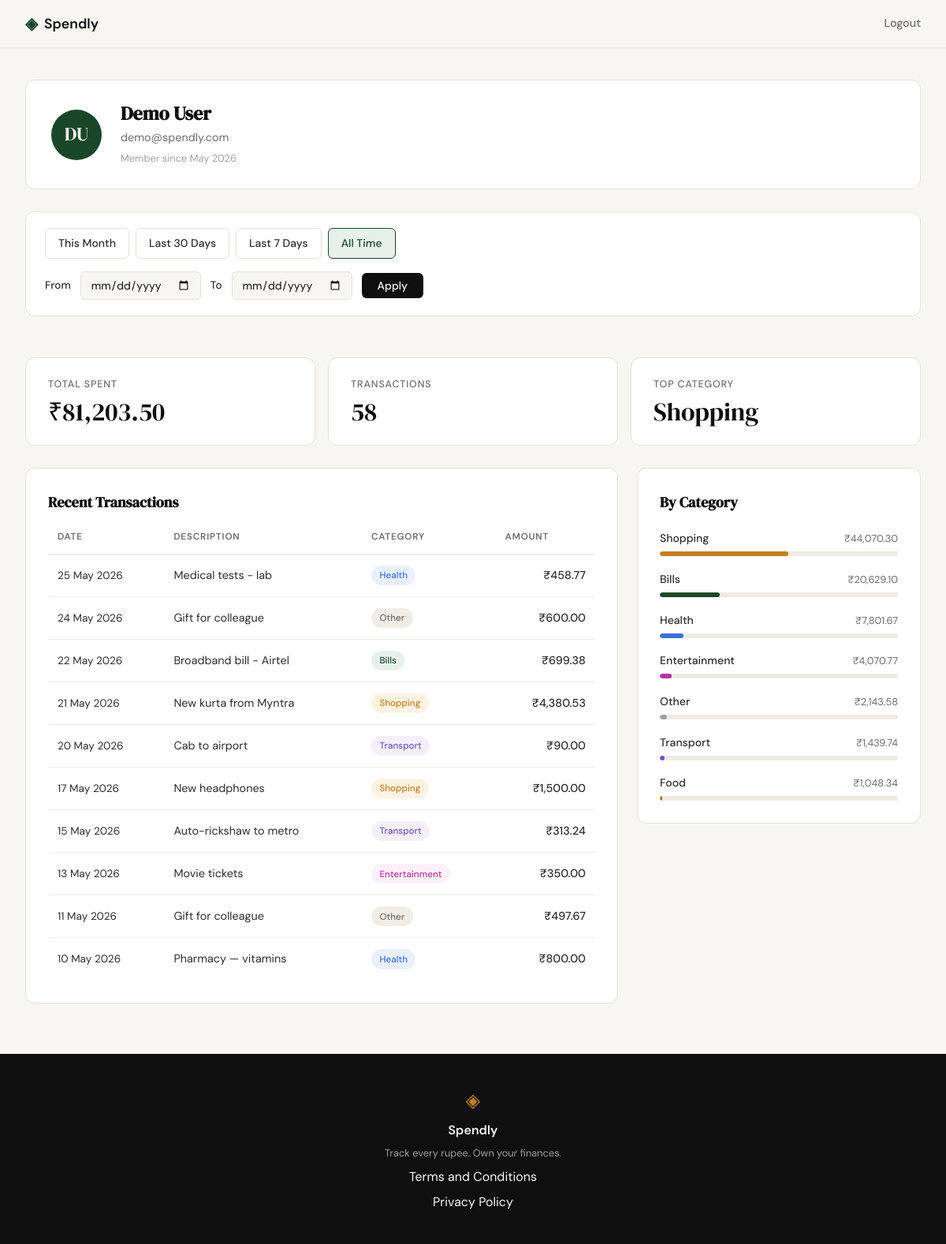
Screenshot of /profile (signed in) with the database file from the repository.
### tables this page shows
CREATE TABLE users (
            id            INTEGER PRIMARY KEY AUTOINCREMENT,
            name          TEXT    NOT NULL,
            email         TEXT    UNIQUE NOT NULL,
            password_hash TEXT    NOT NULL,
            created_at    TEXT    DEFAULT (datetime('now'))
        );

CREATE TABLE expenses (
            id          INTEGER PRIMARY KEY AUTOINCREMENT,
            user_id     INTEGER NOT NULL,
            amount      REAL    NOT NULL,
            category    TEXT    NOT NULL,
            date        TEXT    NOT NULL,
            description TEXT,
            created_at  TEXT    DEFAULT (datetime('now')),
            FOREIGN KEY (user_id) REFERENCES users (id)
        );

### app.py (the view)
@app.route("/profile")
def profile():
    if not session.get("user_id"):
        return redirect(url_for("login"))
    user = get_user_by_id(session["user_id"])
    if user is None:
        return redirect(url_for("login"))
    today    = date.today()
    preset   = request.args.get("preset", "all")
    from_raw = request.args.get("from", "")
    to_raw   = request.args.get("to", "")
    date_from     = None
    date_to       = None
    active_preset = preset
    try:
        if from_raw and to_raw:
            date_from     = str(date.fromisoformat(from_raw))
            date_to       = str(date.fromisoformat(to_raw))
            active_preset = "custom"
        elif preset == "this_month":
            date_from = today.replace(day=1).isoformat()
            date_to   = today.isoformat()
        elif preset == "last_30":
            date_from = (today - timedelta(days=30)).isoformat()
            date_to   = today.isoformat()
        elif preset == "last_7":
            date_from = (today - timedelta(days=7)).isoformat()
            date_to   = today.isoformat()
    except ValueError:
        active_preset = "all"
    stats        = get_summary_stats(session["user_id"], date_from, date_to)
    transactions = get_recent_transactions(session["user_id"], date_from=date_from, date_to=date_to)
    categories   = get_category_breakdown(session["user_id"], date_from, date_to)
    return render_template(
        "profile.html",
        user=user, stats=stats,
        transactions=transactions, categories=categories,
        active_preset=active_preset,
        date_from=date_from or "",
        date_to=date_to or "",
    )

### database/db.py (called while the page is built)
def get_db():
    conn = sqlite3.connect(DB_PATH)
    conn.row_factory = sqlite3.Row
    conn.execute("PRAGMA foreign_keys = ON")
    return conn

### database/queries.py (called while the page is built)
def get_user_by_id(user_id):
    conn = get_db()
    row = conn.execute(
        "SELECT name, email, created_at FROM users WHERE id = ?", (user_id,)
    ).fetchone()
    conn.close()
    if row is None:
        return None
    words = row["name"].split()
    initials = "".join(w[0].upper() for w in words)[:2]
    member_since = datetime.strptime(row["created_at"][:19], "%Y-%m-%d %H:%M:%S").strftime("%B %Y")
    return {
        "name":         row["name"],
        "email":        row["email"],
        "initials":     initials,
        "member_since": member_since,
    }

def get_summary_stats(user_id, date_from=None, date_to=None):
    conn = get_db()
    where = "user_id = ?"
    params = [user_id]
    if date_from and date_to:
        where += " AND date BETWEEN ? AND ?"
        params += [date_from, date_to]
    agg = conn.execute(
        f"SELECT SUM(amount), COUNT(*) FROM expenses WHERE {where}", params
    ).fetchone()
    top = conn.execute(
        f"SELECT category FROM expenses WHERE {where} "
        "GROUP BY category ORDER BY SUM(amount) DESC LIMIT 1",
        params,
    ).fetchone()
    conn.close()
    total = agg[0] or 0.0
    return {
        "total_spent":       f"₹{total:,.2f}",
        "transaction_count": agg[1] or 0,
        "top_category":      top["category"] if top else "—",
    }

def get_recent_transactions(user_id, limit=10, date_from=None, date_to=None):
    conn = get_db()
    where = "user_id = ?"
    params = [user_id]
    if date_from and date_to:
        where += " AND date BETWEEN ? AND ?"
        params += [date_from, date_to]
    params.append(limit)
    rows = conn.execute(
        f"SELECT date, description, category, amount "
        f"FROM expenses WHERE {where} ORDER BY date DESC LIMIT ?",
        params,
    ).fetchall()
    conn.close()
    return [
        {
            "date":        datetime.strptime(r["date"], "%Y-%m-%d").strftime("%d %b %Y"),
            "description": r["description"],
            "category":    r["category"],
            "amount":      f"₹{r['amount']:,.2f}",
        }
        for r in rows
    ]

### templates/profile.html (shortened to what this page needs)
{% extends "base.html" %}
{% block head %}
<link rel="stylesheet" href="{{ url_for('static', filename='css/profile.css') }}">
<link rel="stylesheet" href="{{ url_for('static', filename='css/filter-bar.css') }}">
{% endblock %}
{% block content %}
<div class="profile-page">
    <div class="profile-card">
        <div class="profile-avatar">{{ user.initials }}</div>
        <div class="profile-info">
            <h1 class="profile-name">{{ user.name }}</h1>
            <p class="profile-email">{{ user.email }}</p>
            <p class="profile-since">Member since {{ user.member_since }}</p>
        </div>
    </div>
    <div class="filter-bar">
        <div class="filter-presets">
            <a href="{{ url_for('profile', preset='this_month') }}"
               class="filter-preset-btn{% if active_preset == 'this_month' %} active{% endif %}">This Month</a>
            <a href="{{ url_for('profile', preset='last_30') }}"
               class="filter-preset-btn{% if active_preset == 'last_30' %} active{% endif %}">Last 30 Days</a>
            <a href="{{ url_for('profile', preset='last_7') }}"
               class="filter-preset-btn{% if active_preset == 'last_7' %} active{% endif %}">Last 7 Days</a>
            <a href="{{ url_for('profile') }}"
               class="filter-preset-btn{% if active_preset == 'all' %} active{% endif %}">All Time</a>
        </div>
        <form class="filter-custom" method="GET" action="{{ url_for('profile') }}">
            <label class="filter-label" for="from">From</label>
            <input class="form-input filter-date" type="date" id="from" name="from" value="{{ date_from }}">
            <label class="filter-label" for="to">To</label>
            <input class="form-input filter-date" type="date" id="to" name="to" value="{{ date_to }}">
            <button class="btn-primary filter-apply" type="submit">Apply</button>
        </form>
    </div>
    <div class="stats-grid">
        <div class="stat-card">
            <span class="stat-label">Total Spent</span>
            <span class="stat-value">{{ stats.total_spent }}</span>
        </div>
        <div class="stat-card">
            <span class="stat-label">Transactions</span>
            <span class="stat-value">{{ stats.transaction_count }}</span>
        </div>
        <div class="stat-card">
            <span class="stat-label">Top Category</span>
            <span class="stat-value">{{ stats.top_category }}</span>
        </div>
    </div>
    <div class="profile-bottom">
        <div class="profile-section">
            <h2 class="section-title">Recent Transactions</h2>
            <table class="txn-table">
                <thead>
                    <tr>
                        <th>Date</th>
                        <th>Description</th>
                        <th>Category</th>
                        <th class="col-amount">Amount</th>
                    </tr>
                </thead>
                <tbody>
                    {% for txn in transactions %}
                    <tr>
                        <td class="txn-date">{{ txn.date }}</td>
                        <td>{{ txn.description }}</td>
                        <td><span class="badge badge--{{ txn.category | lower }}">{{ txn.category }}</span></td>
                        <td class="col-amount">{{ txn.amount }}</td>
                    </tr>
                    {% endfor %}
                </tbody>
            </table>
        </div>
        <div class="profile-section">
            <h2 class="section-title">By Category</h2>
            <div class="category-list">
                {% for cat in categories %}
                <div class="category-row">
                    <div class="category-meta">
                        <span class="category-name">{{ cat.name }}</span>
                        <span class="category-amount">{{ cat.amount }}</span>
                    </div>
                    <div class="category-track">
                        <div class="category-bar category-bar--{{ cat.name | lower }}"
                             style="--bar-w: {{ cat.percent }}%"></div>
                    </div>
                </div>
                {% endfor %}
            </div>
        </div>
    </div>
</div>
{% endblock %}

### templates/base.html (shortened to what this page needs)
<!DOCTYPE html>
<html lang="en">
<head>
    <link rel="stylesheet" href="{{ url_for('static', filename='css/style.css') }}">
    {% block head %}{% endblock %}
</head>
<body>
    <nav class="navbar">
        <div class="nav-inner">
            <a href="{{ url_for('landing') }}" class="nav-brand">
                <span class="brand-icon">◈</span>
                <span class="brand-name">Spendly</span>
            </a>
            <div class="nav-links">
                {% if session.user_id %}
                    <a href="{{ url_for('logout') }}">Logout</a>
                {% else %}
                    <a href="{{ url_for('login') }}">Sign in</a>
                    <a href="{{ url_for('register') }}" class="nav-cta">Get started</a>
                {% endif %}
            </div>
        </div>
    </nav>
    <main class="main-content">
        {% block content %}{% endblock %}
    </main>
    <footer class="footer">
        <div class="footer-inner">
            <span class="brand-icon">◈</span>
            <span class="footer-name">Spendly</span>
            <p class="footer-copy">Track every rupee. Own your finances.</p>
            <a href="/terms">Terms and Conditions</a>
            <a href="/privacy">Privacy Policy</a>
        </div>
    </footer>
</body>
</html>

### static/css/style.css (style rules this page uses)
:root { --ink: #0f0f0f; --ink-soft: #2d2d2d; --ink-muted: #6b6b6b; --ink-faint: #a0a0a0; --paper: #f7f6f3; --paper-warm: #f0ede6; --paper-card: #ffffff; --accent: #1a472a; --accent-light: #e8f0eb; --accent-2: #c17f24; --accent-2-light: #fdf3e3; --danger: #c0392b; --danger-light: #fdecea; --border: #e4e1da; --border-soft: #eeebe4; --font-display: 'DM Serif Display', Georgia, serif; --font-body: 'DM Sans', system-ui, sans-serif; --max-width: 1200px; --auth-width: 440px; --radius-sm: 6px; --radius-md: 12px; --radius-lg: 20px; }
*, *::before, *::after { box-sizing: border-box; margin: 0; padding: 0; }
html { font-size: 16px; scroll-behavior: smooth; }
body { background: var(--paper); color: var(--ink); font-family: var(--font-body); font-size: 1rem; line-height: 1.6; -webkit-font-smoothing: antialiased; }
a { color: inherit; text-decoration: none; }
.navbar { position: sticky; top: 0; z-index: 100; background: var(--paper); border-bottom: 1px solid var(--border); padding: 0 2rem; }
.nav-inner { max-width: var(--max-width); margin: 0 auto; height: 60px; display: flex; align-items: center; justify-content: space-between; }
.nav-brand { display: flex; align-items: center; gap: 0.5rem; font-family: var(--font-body); font-weight: 600; font-size: 1.1rem; color: var(--ink); }
.brand-icon { color: var(--accent); font-size: 1.3rem; }
.brand-name { color: var(--ink); }
.nav-links { display: flex; align-items: center; gap: 1.5rem; font-size: 0.9rem; font-weight: 500; }
.nav-links a { color: var(--ink-muted); transition: color 0.2s; }
.main-content { min-height: calc(100vh - 60px - 100px); }
.btn-primary { display: inline-block; background: var(--ink); color: var(--paper); padding: 0.65rem 1.5rem; border-radius: var(--radius-sm); font-family: var(--font-body); font-size: 0.9rem; font-weight: 500; cursor: pointer; border: none; transition: background 0.2s; text-decoration: none; }
.form-input { width: 100%; padding: 0.6rem 0.875rem; border: 1px solid var(--border); border-radius: var(--radius-sm); font-family: var(--font-body); font-size: 0.95rem; color: var(--ink); background: var(--paper); outline: none; transition: border-color 0.2s; }
.form-input::placeholder { color: var(--ink-faint); }
.footer { background: var(--ink); color: var(--paper); padding: 2.5rem 2rem; text-align: center; }
.footer-inner { display: flex; flex-direction: column; align-items: center; gap: 0.4rem; }
.footer .brand-icon { color: var(--accent-2); font-size: 1.5rem; }
.footer-name { font-weight: 600; font-size: 1rem; }
.footer-copy { font-size: 0.8rem; color: var(--ink-faint); }

### static/css/filter-bar.css (style rules this page uses)
.filter-bar { background: var(--paper-card); border: 1px solid var(--border); border-radius: var(--radius-md); padding: 1.25rem 1.5rem; display: flex; flex-direction: column; gap: 1rem; margin-bottom: 1.5rem; }
.filter-presets { display: flex; flex-wrap: wrap; gap: 0.5rem; }
.filter-preset-btn { display: inline-block; padding: 0.45rem 1rem; border: 1px solid var(--border); border-radius: var(--radius-sm); background: transparent; color: var(--ink-soft); font-family: var(--font-body); font-size: 0.875rem; font-weight: 500; text-decoration: none; transition: background 0.15s, color 0.15s, border-color 0.15s; cursor: pointer; }
.filter-preset-btn.active { background: var(--accent-light); color: var(--accent); border-color: var(--accent); }
.filter-custom { display: flex; flex-wrap: wrap; align-items: center; gap: 0.75rem; }
.filter-label { font-size: 0.85rem; font-weight: 500; color: var(--ink-soft); }
.filter-date { width: auto; padding: 0.45rem 0.75rem; font-size: 0.875rem; }
.filter-apply { padding: 0.45rem 1.25rem; font-size: 0.875rem; }

### rows the page displays
users: name "Demo User", email "demo@spendly.com"
expenses: date "25 May 2026", description "Medical tests - lab", category "Health", amount "₹458.77"
expenses: date "24 May 2026", description "Gift for colleague", category "Other", amount "₹600.00"
expenses: date "22 May 2026", description "Broadband bill - Airtel", category "Bills", amount "₹699.38"
expenses: date "21 May 2026", description "New kurta from Myntra", category "Shopping", amount "₹4,380.53"
expenses: date "20 May 2026", description "Cab to airport", category "Transport", amount "₹90.00"
expenses: date "17 May 2026", description "New headphones", category "Shopping", amount "₹1,500.00"
expenses: date "15 May 2026", description "Auto-rickshaw to metro", category "Transport", amount "₹313.24"
expenses: date "13 May 2026", description "Movie tickets", category "Entertainment", amount "₹350.00"
expenses: date "11 May 2026", description "Gift for colleague", category "Other", amount "₹497.67"
expenses: date "10 May 2026", description "Pharmacy — vitamins", category "Health", amount "₹800.00"

### other values shown
{{ user.initials }} "DU"
{{ user.member_since }} "May 2026"
{{ stats.total_spent }} "₹81,203.50"
{{ stats.transaction_count }} "58"
{{ stats.top_category }} "Shopping"
{{ cat.name }} "Shopping" "Bills" "Health" "Entertainment" "Other" "Transport" "Food"
{{ cat.amount }} "₹44,070.30" "₹20,629.10" "₹7,801.67" "₹4,070.77" "₹2,143.58" "₹1,439.74" "₹1,048.34"
